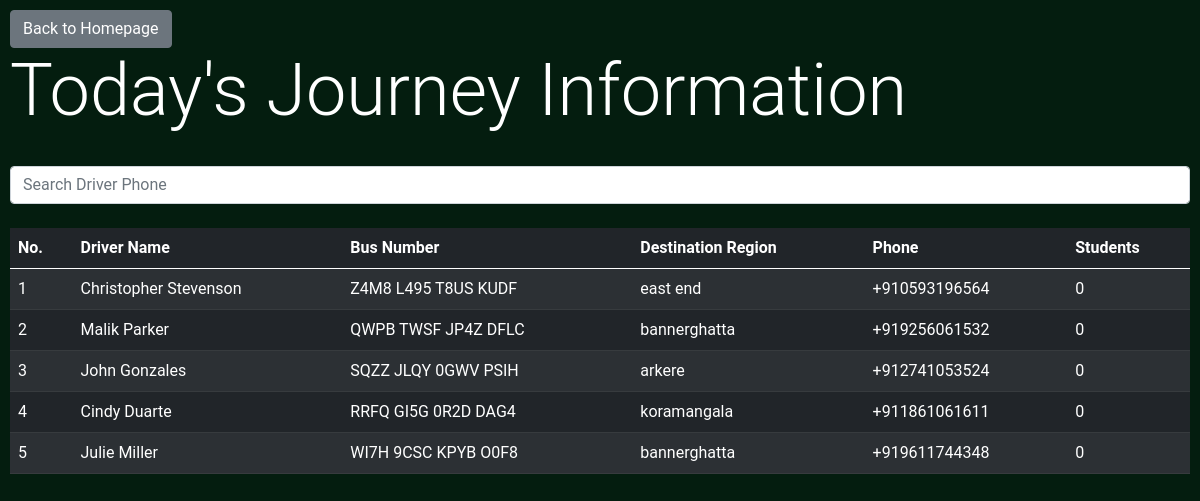
/admin/get_journey_info (signed in), run on an earlier commit of the app's database.
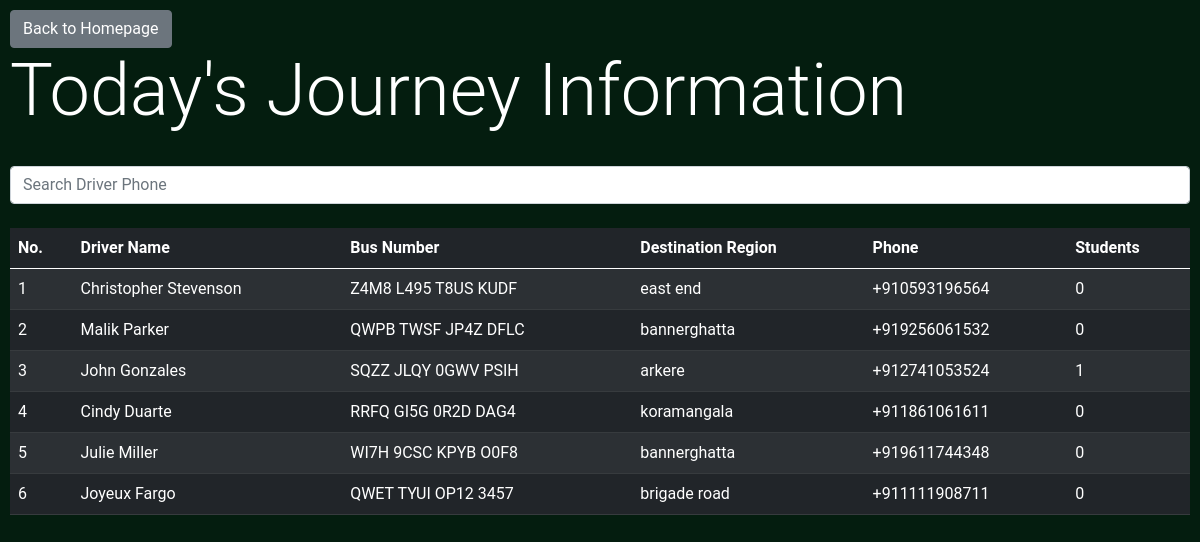
And on a later commit of the database.
### BusManager/models.py (models this page shows, shortened)
class DriverModel(db.Model):
	id = db.Column(db.Integer, primary_key=True)
	name = db.Column(db.String)
	phone = db.Column(db.String)
	bus_number = db.Column(db.String)
	location = db.relationship('LocationModel', secondary=driver_location_association, backref=db.backref('drivers', lazy='dynamic'))
	license_number  = db.Column(db.String)
	experience = db.Column(db.Integer) #Accept in terms of years
	average_rating = db.Column(db.Float) #1-5 Stars (decimal -> resolve in frontend)
	total_ratings = db.Column(db.Integer)
	rating_count = db.Column(db.Integer)
	profile_image = db.Column(db.String) #RawBytes or Hosted Location???
	is_verified = db.Column(db.Boolean)
	phone_verified = db.Column(db.Boolean)
	journeys = db.relationship('JourneyModel', backref='driver')

class LocationModel(db.Model):
	id = db.Column(db.Integer, primary_key=True)
	location_name = db.Column(db.String)

### BusManager/admin/routes.py (the view)
@admin.route('/get_journey_info')
@login_required
def get_journey_info():
	data = []
	drivers = DriverModel.query.all()
	for driver in drivers:
		jn = 0
		for journey in driver.journeys:
			if(journey.timestamp.day == datetime.datetime.utcnow().day):
				jn += 1
		data.append({'driver': driver, 'students': jn})
	return render_template('journey_info.html', title='Journey Information', data=data)

### BusManager/models.py (called while the page is built)
@login_manager.user_loader
def load_user(user_id):
    return AdminUser.query.get(int(user_id))

### BusManager/templates/journey_info.html (shortened to what this page needs)
{% extends 'bs_layout.html' %}
{% block content %}
<a class="btn btn-secondary" href="{{url_for('admin.admin_home')}}">Back to Homepage</a>
<h1 class='display-2'>Today's Journey Information</h1>
<br>
<input type="text" id="searchbar" class="form-control" placeholder="Search Driver Phone" onkeyup="tableFilterer(4)"><br>
<table class="table table-striped table-dark" id="tbl">
  <thead>
    <tr>
    <th scope="col">No.</th>
      <th scope="col">Driver Name</th>
	  <th scope="col">Bus Number</th>
     <th scope="col">Destination Region</th>
      <th scope="col">Phone</th>
	  <th scope="col">Students</th>
    </tr>
  </thead>
  <tbody id='tbdy'>
    {% for e in data %}
      <tr onclick="getDetails({{e['driver'].id}})">
        <td>{{loop.index}}</td>
        <td>{{e['driver'].name}}</td>
        <td>{{e['driver'].bus_number}}</td>
        <td>{{e['driver'].location[0].location_name}}</td>
        <td class='phn'>{{e['driver'].phone}}</td>
        <td>{{e['students']}}</td>
      </tr>
    {% endfor %}
  </tbody>
</table>
{% endblock content %}

### BusManager/templates/bs_layout.html (shortened to what this page needs)
<!doctype html>
<html lang="en">
  <head>
    <link href="https://cdn.jsdelivr.net/npm/bootstrap@5.0.0-beta1/dist/css/bootstrap.min.css" rel="stylesheet">
<link rel="stylesheet" href="{{url_for('static', filename='main.css')}}">
  </head>
  <body>
	{% block content %}
	{% endblock content %}
  </body>
</html>

### BusManager/static/main.css (style rules this page uses)
body { background-color: rgb(4, 29, 15); color: white; padding: 10px; font-family: 'Roboto', sans-serif; }

What changed in the data, as far as the page shows it:
added DriverModel: driver.name "Joyeux Fargo", driver.bus_number "QWET TYUI OP12 3457", driver.phone "+911111908711"
added LocationModel: driver "brigade road"
Also different on the page:
new list line: "3 1"
new list line: "John Gonzales SQZZ JLQY 0GWV PSIH +912741053524"
new list line: "arkere"
new list line: "6 0"
list line gone: "3 0"
list line gone: "John Gonzales SQZZ JLQY 0GWV PSIH +912741053524"
list line gone: "arkere"
